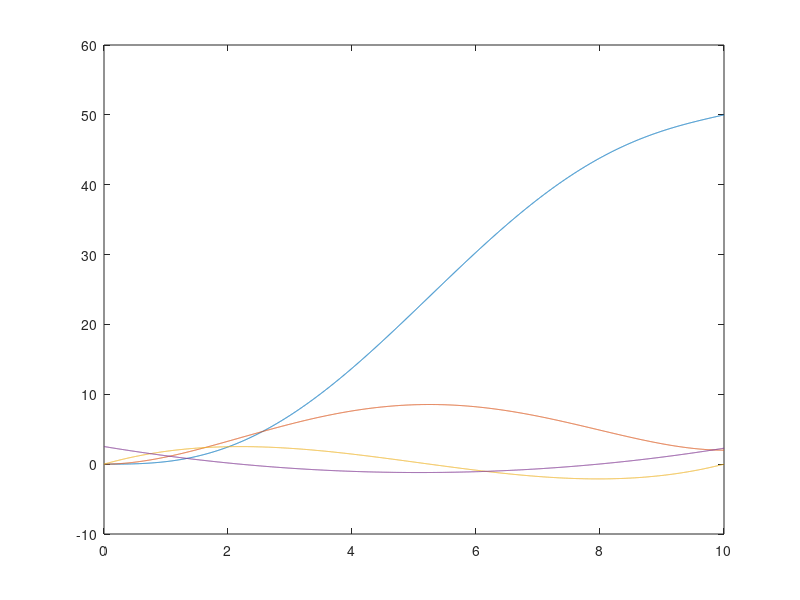

The MATLAB source for this figure: (Note: this script raises an error after producing the figure.)
% smoothstepping between two values using quintic polynomials.
clear all;

% Time and #steps taken based on sample rate in steps/s.
t0 = 0;
tf = 10;
sr = 500;

segments = (tf-t0)*sr;
t = linspace(t0,tf,segments);


% Place
q0 = 0;
qf = 50;

% Velocity
v0 = 0;
vf = 2;

% Acceleration
ac0 = 0;
acf = 0;

% Jerk

% Create system to generating a quintic spline that adheres to start
% and end constraints for pos,vel,acc.
% q(t) = a0 + a1*t +a2*t^2 +a3*t^3 +a4*t^4 +a5*t^5
% solve for a0...a5

A = [1 t0 t0^2    t0^3      t0^4        t0^5
    0  1 2*t0    3*t0^2    4*t0^3      5*t0^4
    0  0 2       6*t0      12*t0^2     20*t0^3
    1 tf tf^2    tf^3      tf^4        tf^5
    0  1 2*tf    3*tf^2    4*tf^3      5*tf^4
    0  0 2       6*tf      12*tf^2     20*tf^3 ];

B = [q0 v0 ac0 qf vf acf].';
a = A\B;

%Numeric evaluation of polynomial for real time execution
q = zeros(0,segments);  % position
qd = zeros(0,segments); % velocity
qdd = zeros(0,segments);% acceleration
qddd = zeros(0,segments); %jerk

for i = 1:segments
    q(i) = a(1) + a(2)*t(i) + a(3)*t(i)^2 + a(4)*t(i)^3 + a(5)*t(i)^4 + a(6)*t(i)^5;
    qd(i) = a(2) + 2*a(3)*t(i) +3*a(4)*t(i)^2 + 4*a(5)*t(i)^3 + 5*a(6)*t(i)^4;
    qdd(i) = 2*a(3) + 6*a(4)*t(i) + 12*a(5)*t(i)^2 + 20*a(6)*t(i)^3;
    qddd(i) = 6*a(4) + 24*a(5)*t(i) + 60*a(6)*t(i)^2;
end


% Plotting so we see what we are doing.
clf;
shg
plot(t,q,t,qd,t,qdd,t,qddd);
legend('Position','Velocity','Acceleration','jerk','Location','Best');

%  Symbolically.
%  Create polynomial using found constants.
%  syms t;
%  location = a(1) + a(2)*t + a(3)*t^2 + a(4)*t^3 + a(5)*t^4 + a(6)*t^5;
%  velocity = a(2) + 2*a(3)*t +3*a(4)*t^2 + 4*a(5)*t^3 + 5*a(6)*t^4;
%  acceleration = 2*a(3) + 6*a(4)*t + 12*a(5)*t^2 + 20*a(6)*t^3;
%
%  clf;
%  shg
%  hold on;
%
%  fplot(location,[t0 tf]);
%  fplot(velocity,[t0 tf]);
%  fplot(acceleration,[t0 tf]);
%
%  legend('Position','Velocity','Acceleration','Location','Best');